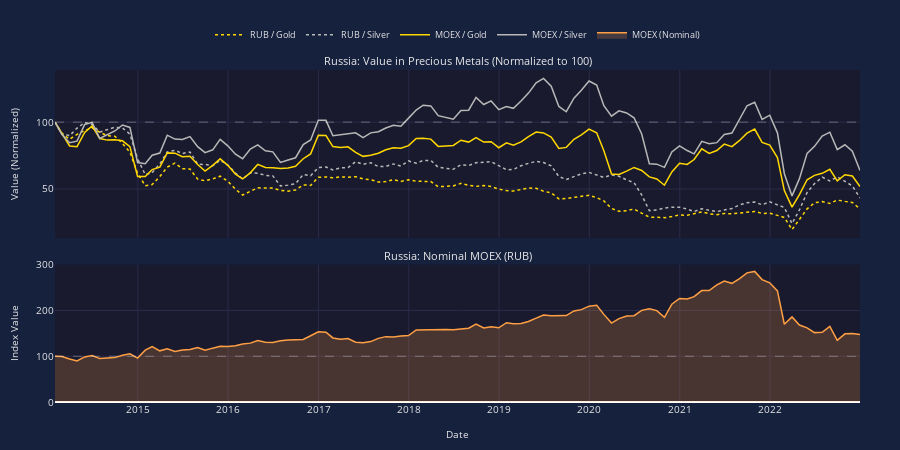

This figure's notebook cell:
### Markdown cell above
## Russia: Ruble crises (2014-2022)

**Economic Difficulties:** Russia experienced two major currency crises. In 2014-2015, the ruble lost 50% of its value. In 2022, following Western sanctions, the ruble initially collapsed 50% before recovering due to capital controls.

**Causes:**
- *2014-2015*: Oil price collapse (Russia's main export), Western sanctions over Crimea annexation
- *2022*: Unprecedented Western sanctions following Ukraine invasion, frozen foreign reserves

**Government Interventions:**
- *Emergency rate hike (2014)*: Central bank raised rates from 10.5% to 17% overnight - stabilized ruble temporarily (partially successful)
- *2022 capital controls*: Required exporters to convert 80% of FX earnings to rubles, banned foreign investors from selling, required Europeans to buy energy in rubles - ruble recovered strongly (successful short-term)
- *Rate hike to 20% (2022)*: Emergency response to sanctions - prevented bank runs (successful)
- *Counter-sanctions*: Required "unfriendly countries" to pay for gas in rubles - supported currency

Note: 2022 data limited due to Moscow Exchange closure and trading restrictions.

### Code cell
show_country_analysis(norm_data['Russia'])
